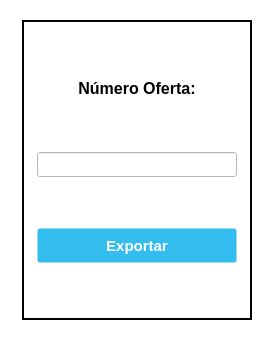
<?xml version="1.0" encoding="UTF-8"?>
<ui version="4.0">
 <class>ExportOffer_Window</class>
 <widget class="QMainWindow" name="ExportOffer_Window">
  <property name="geometry">
   <rect>
    <x>0</x>
    <y>0</y>
    <width>275</width>
    <height>340</height>
   </rect>
  </property>
  <property name="sizePolicy">
   <sizepolicy hsizetype="MinimumExpanding" vsizetype="Preferred">
    <horstretch>0</horstretch>
    <verstretch>0</verstretch>
   </sizepolicy>
  </property>
  <property name="maximumSize">
   <size>
    <width>275</width>
    <height>340</height>
   </size>
  </property>
  <property name="windowTitle">
   <string>ERP EIPSA</string>
  </property>
  <property name="windowIcon">
   <iconset>
    <normaloff>//nas01/DATOS/Comunes/EIPSA-ERP/icon.ico</normaloff>//nas01/DATOS/Comunes/EIPSA-ERP/icon.ico</iconset>
  </property>
  <property name="autoFillBackground">
   <bool>false</bool>
  </property>
  <property name="styleSheet">
   <string notr="true">QWidget {
background-color: rgb(255, 255, 255);
}

.QFrame {
	border: 2px solid black;
}</string>
  </property>
  <property name="toolButtonStyle">
   <enum>Qt::ToolButtonIconOnly</enum>
  </property>
  <widget class="QWidget" name="centralwidget">
   <property name="enabled">
    <bool>true</bool>
   </property>
   <property name="sizePolicy">
    <sizepolicy hsizetype="Fixed" vsizetype="Fixed">
     <horstretch>0</horstretch>
     <verstretch>0</verstretch>
    </sizepolicy>
   </property>
   <property name="autoFillBackground">
    <bool>false</bool>
   </property>
   <layout class="QGridLayout" name="gridLayout_2">
    <item row="0" column="0" alignment="Qt::AlignHCenter">
     <widget class="QFrame" name="frame">
      <property name="minimumSize">
       <size>
        <width>230</width>
        <height>300</height>
       </size>
      </property>
      <property name="maximumSize">
       <size>
        <width>230</width>
        <height>300</height>
       </size>
      </property>
      <property name="styleSheet">
       <string notr="true"/>
      </property>
      <property name="frameShape">
       <enum>QFrame::Box</enum>
      </property>
      <property name="frameShadow">
       <enum>QFrame::Raised</enum>
      </property>
      <layout class="QVBoxLayout" name="verticalLayout">
       <item alignment="Qt::AlignHCenter">
        <widget class="QLabel" name="label_numoffer_expoffer">
         <property name="enabled">
          <bool>true</bool>
         </property>
         <property name="sizePolicy">
          <sizepolicy hsizetype="Maximum" vsizetype="Maximum">
           <horstretch>0</horstretch>
           <verstretch>0</verstretch>
          </sizepolicy>
         </property>
         <property name="minimumSize">
          <size>
           <width>200</width>
           <height>25</height>
          </size>
         </property>
         <property name="maximumSize">
          <size>
           <width>200</width>
           <height>25</height>
          </size>
         </property>
         <property name="font">
          <font>
           <pointsize>12</pointsize>
           <bold>true</bold>
          </font>
         </property>
         <property name="text">
          <string>Número Oferta:</string>
         </property>
         <property name="alignment">
          <set>Qt::AlignCenter</set>
         </property>
        </widget>
       </item>
       <item alignment="Qt::AlignHCenter">
        <widget class="QLineEdit" name="numoffer_expoffer">
         <property name="enabled">
          <bool>true</bool>
         </property>
         <property name="sizePolicy">
          <sizepolicy hsizetype="Maximum" vsizetype="Fixed">
           <horstretch>0</horstretch>
           <verstretch>0</verstretch>
          </sizepolicy>
         </property>
         <property name="minimumSize">
          <size>
           <width>200</width>
           <height>25</height>
          </size>
         </property>
         <property name="maximumSize">
          <size>
           <width>200</width>
           <height>25</height>
          </size>
         </property>
         <property name="font">
          <font>
           <pointsize>10</pointsize>
          </font>
         </property>
         <property name="alignment">
          <set>Qt::AlignCenter</set>
         </property>
        </widget>
       </item>
       <item alignment="Qt::AlignHCenter">
        <widget class="QPushButton" name="export_expoffer">
         <property name="enabled">
          <bool>true</bool>
         </property>
         <property name="sizePolicy">
          <sizepolicy hsizetype="Maximum" vsizetype="Maximum">
           <horstretch>0</horstretch>
           <verstretch>0</verstretch>
          </sizepolicy>
         </property>
         <property name="minimumSize">
          <size>
           <width>200</width>
           <height>35</height>
          </size>
         </property>
         <property name="maximumSize">
          <size>
           <width>200</width>
           <height>35</height>
          </size>
         </property>
         <property name="font">
          <font>
           <pointsize>-1</pointsize>
           <bold>true</bold>
           <underline>false</underline>
           <strikeout>false</strikeout>
          </font>
         </property>
         <property name="styleSheet">
          <string notr="true">QPushButton {
background-color: #33bdef;
  border: 1px solid transparent;
  border-radius: 3px;
  color: #fff;
  font-family: -apple-system,system-ui,&quot;Segoe UI&quot;,&quot;Liberation Sans&quot;,sans-serif;
  font-size: 15px;
  font-weight: 800;
  line-height: 1.15385;
  margin: 0;
  outline: none;
  padding: 8px .8em;
  text-align: center;
  text-decoration: none;
  vertical-align: baseline;
  white-space: nowrap;
}

QPushButton:hover {
	background-color: #019ad2;
	border-color: rgb(0, 0, 0);
}

QPushButton:pressed {
	background-color: rgb(1, 140, 190);
	border-color: rgb(255, 255, 255);
}</string>
         </property>
         <property name="text">
          <string>Exportar</string>
         </property>
         <property name="autoDefault">
          <bool>true</bool>
         </property>
        </widget>
       </item>
      </layout>
     </widget>
    </item>
   </layout>
  </widget>
  <widget class="QMenuBar" name="menubar">
   <property name="enabled">
    <bool>true</bool>
   </property>
   <property name="geometry">
    <rect>
     <x>0</x>
     <y>0</y>
     <width>275</width>
     <height>22</height>
    </rect>
   </property>
  </widget>
 </widget>
 <resources/>
 <connections/>
</ui>
